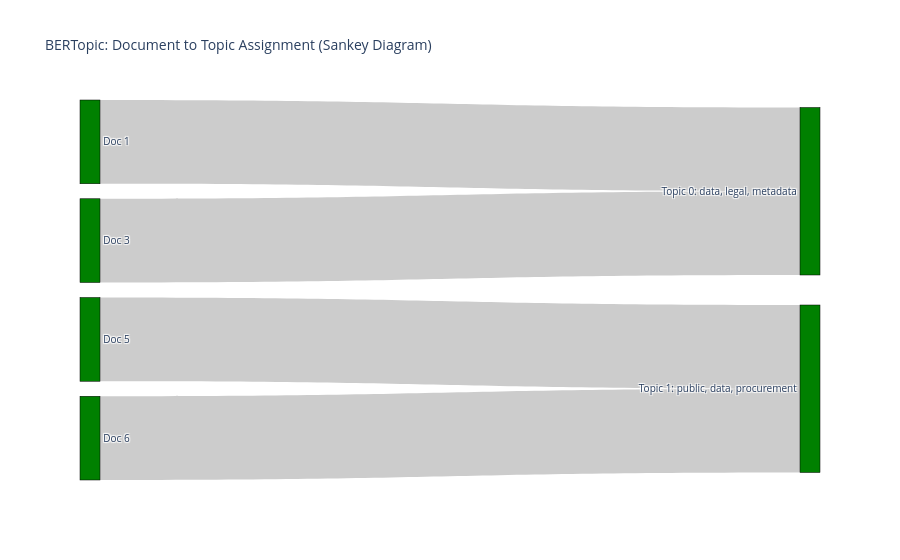

The notebook cell saved with this chart:
### Code cell
# --- BERTopic: Document-Topic Sankey Diagram ---

# 1. Prepare Data
# Filter out documents assigned to outlier topic -1 for cleaner visualization
valid_indices = [i for i in range(len(docs)) if topics[i] != -1]
filtered_topics = [topics[i] for i in valid_indices]
if not valid_indices:
    print("No documents assigned to valid topics (all outliers) among the first samples.")
else:
    unique_topics = sorted(list(set(filtered_topics)))
    
    source = []
    target = []
    value = []
    label = []

    # Document Labels
    for i in valid_indices:
        label.append(f"Doc {i+1}")

    # Topic Labels
    # Map topic IDs to indices in the label list
    topic_map = {} 
    for i, topic_id in enumerate(unique_topics):
        topic_info = topic_model.get_topic(topic_id)
        if topic_info:
            top_words = ", ".join([w[0] for w in topic_info[:3]])
        else:
            top_words = "Unknown"
        label.append(f"Topic {topic_id}: {top_words}")
        topic_map[topic_id] = len(valid_indices) + i

    # Calculate Flows
    # BERTopic gives hard assignments (1 topic per doc), so weight is effectively 1
    for i, doc_idx in enumerate(valid_indices):
        topic_id = topics[doc_idx]
        
        source.append(i) # Document index in label list
        target.append(topic_map[topic_id]) # Mapped Topic index
        value.append(1) # Connection strength

    # 2. Create Plot
    fig = go.Figure(data=[go.Sankey(
        node = dict(
          pad = 15,
          thickness = 20,
          line = dict(color = "black", width = 0.5),
          label = label,
          color = "green"
        ),
        link = dict(
          source = source,
          target = target,
          value = value
      ))])

    fig.update_layout(title_text="BERTopic: Document to Topic Assignment (Sankey Diagram)", font_size=10)
    fig.show()

### Figure 1 — Plotly figure (JSON) as saved in the notebook; plotly's stock layout.template omitted (floating-point values rounded to 4 significant figures)
{"data": [{"link": {"source": [0, 1, 2, 3], "target": [4, 4, 5, 5], "value": [1, 1, 1, 1]}, "node": {"color": "green", "label": ["Doc 1", "Doc 3", "Doc 5", "Doc 6", "Topic 0: data, legal, metadata", "Topic 1: public, data, procurement"], "line": {"color": "black", "width": 0.5}, "pad": 15, "thickness": 20}, "type": "sankey"}], "layout": {"font": {"size": 10}, "title": {"text": "BERTopic: Document to Topic Assignment (Sankey Diagram)"}}}
